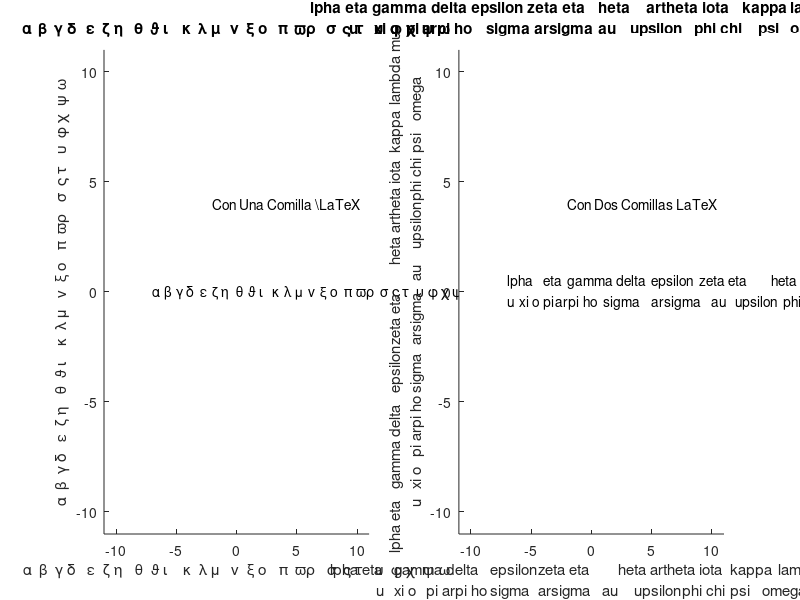

This chart was generated by the following MATLAB code:
clear all; close all; clc;
h=figure('Position',[1 21 1366 670], ...
'Name',strcat('LaTeX Interpreter',' con Simbolos Griegos'));
subplot(1,2,1)
text(-2,4,'Con Una Comilla \LaTeX')
title(strcat('\alpha	\beta	\gamma \delta	\epsilon	\zeta \eta	\theta', ...
'	\vartheta \iota	\kappa	\lambda \mu	\nu	\xi \o	\pi	\varpi', ...
'\rho	\sigma	\varsigma \tau	\upsilon	\phi \chi	\psi	\omega'))
xlabel(strcat('\alpha	\beta	\gamma \delta	\epsilon	\zeta \eta	\theta', ...
'	\vartheta \iota	\kappa	\lambda \mu	\nu	\xi \o	\pi	\varpi', ...
'\rho	\sigma	\varsigma \tau	\upsilon	\phi \chi	\psi	\omega'))
ylabel(strcat('\alpha	\beta	\gamma \delta	\epsilon	\zeta \eta	\theta', ...
'	\vartheta \iota	\kappa	\lambda \mu	\nu	\xi \o	\pi	\varpi', ...
'\rho	\sigma	\varsigma \tau	\upsilon	\phi \chi	\psi	\omega'))
text(-7,0,strcat('\alpha	\beta	\gamma \delta	\epsilon	\zeta \eta	\theta', ...
'	\vartheta \iota	\kappa	\lambda \mu	\nu	\xi \o	\pi	\varpi', ...
'\rho	\sigma	\varsigma \tau	\upsilon	\phi \chi	\psi	\omega'))
axis([-11 11 -11 11]); subplot(1,2,2); warning ("off");
title(strcat("\alpha \beta \gamma \delta \epsilon \zeta \eta \theta", ...
"	\vartheta \iota	\kappa	\lambda \mu	\nu	\xi \o	\pi	\varpi", ...
"\rho	\sigma	\varsigma \tau	\upsilon	\phi \chi	\psi	\omega"))
xlabel(strcat("\alpha	\beta	\gamma \delta	\epsilon	\zeta \eta	\theta", ...
"	\vartheta \iota	\kappa	\lambda \mu	\nu	\xi \o	\pi	\varpi", ...
"\rho	\sigma	\varsigma \tau	\upsilon	\phi \chi	\psi	\omega"))
ylabel(strcat("\alpha	\beta	\gamma \delta	\epsilon	\zeta \eta	\theta", ...
"	\vartheta \iota	\kappa	\lambda \mu	\nu	\xi \o	\pi	\varpi", ...
"\rho	\sigma	\varsigma \tau	\upsilon	\phi \chi	\psi	\omega"))
text(-7,0,strcat("\alpha	\beta	\gamma \delta	\epsilon	\zeta \eta	\theta", ...
"	\vartheta \iota	\kappa	\lambda \mu	\nu	\xi \o	\pi	\varpi", ...
"\rho	\sigma	\varsigma \tau	\upsilon	\phi \chi	\psi	\omega"))
text(-2,4,"Con Dos Comillas \LaTeX")
axis([-11 11 -11 11])
